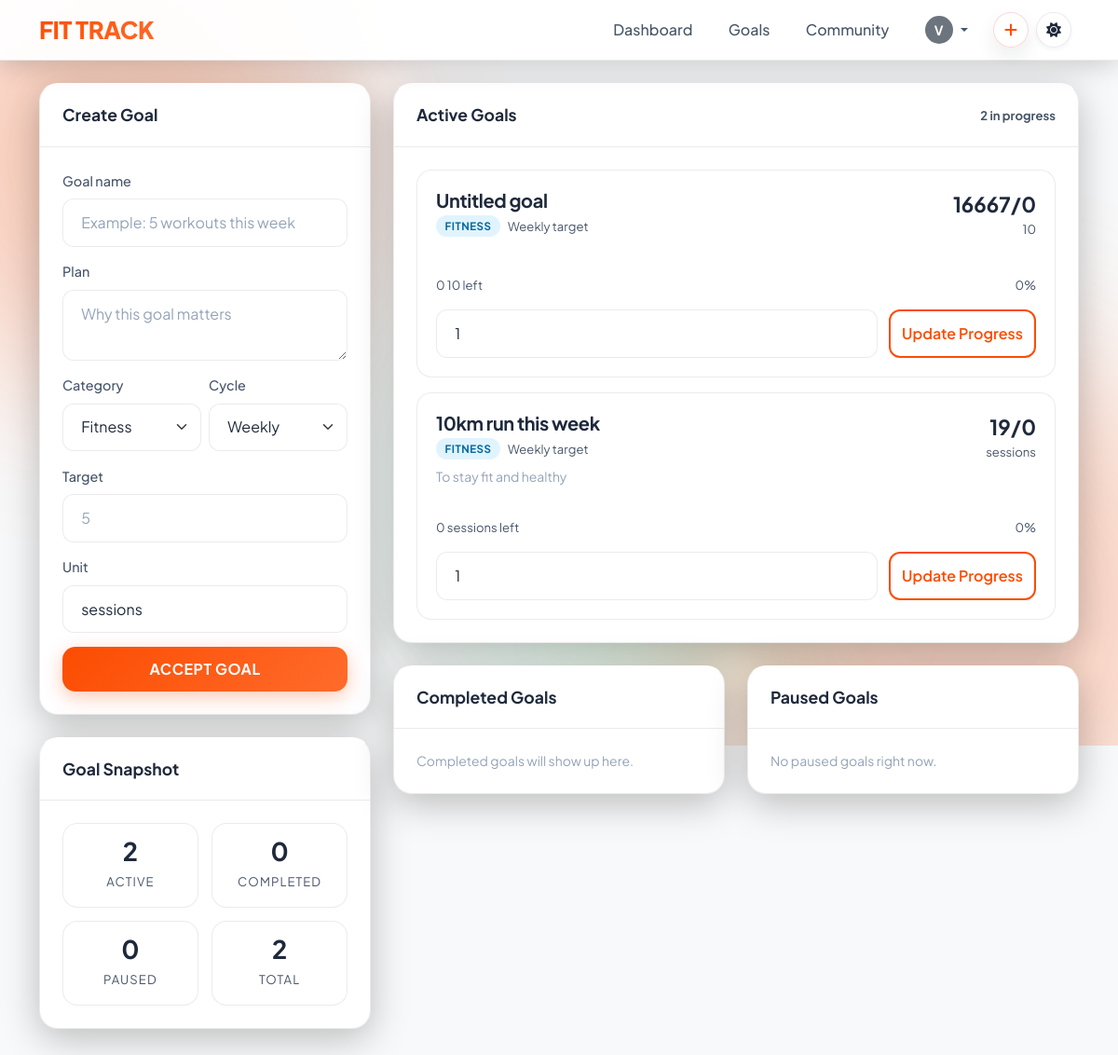
Page /goals/ (signed in) on the committed database.
### users/models.py (models this page shows, shortened)
class CustomUser(AbstractUser):
    age = models.PositiveIntegerField(null=True, blank=True)
    height = models.FloatField(null=True, blank=True, help_text="Height in cm")
    weight = models.FloatField(null=True, blank=True, help_text="Weight in kg")
    ACTIVITY_LEVEL_CHOICES = [
        ('Sedentary', 'Sedentary'),
        ('Lightly Active', 'Lightly Active'),
        ('Moderately Active', 'Moderately Active'),
        ('Very Active', 'Very Active'),
        ('Extra Active', 'Extra Active')
    ]
    activity_level = models.CharField(max_length=20, choices=ACTIVITY_LEVEL_CHOICES, blank=True, null=True)
    profile_picture = models.ImageField(upload_to='profile_pics/', blank=True, null=True)
    strava_athlete_id = models.BigIntegerField(blank=True, null=True)
    strava_access_token = models.CharField(max_length=255, blank=True)
    strava_refresh_token = models.CharField(max_length=255, blank=True)
    strava_token_expires_at = models.DateTimeField(blank=True, null=True)
    strava_scopes = models.CharField(max_length=255, blank=True)
    strava_last_sync_at = models.DateTimeField(blank=True, null=True)

### tracker/models.py (models this page shows, shortened)
class Goal(models.Model):
    CATEGORY_CHOICES = [
        ('fitness', 'Fitness'),
        ('nutrition', 'Nutrition'),
        ('hydration', 'Hydration'),
        ('wellness', 'Wellness'),
    ]
    PERIOD_CHOICES = [
        ('daily', 'Daily'),
        ('weekly', 'Weekly'),
        ('monthly', 'Monthly'),
    ]
    user = models.ForeignKey(settings.AUTH_USER_MODEL, on_delete=models.CASCADE, related_name='goals')
    title = models.CharField(max_length=120, blank=True, null=True)
    description = models.TextField(blank=True, null=True)
    category = models.CharField(max_length=20, choices=CATEGORY_CHOICES, default='fitness')
    period = models.CharField(max_length=10, choices=PERIOD_CHOICES, default='weekly')
    target_value = models.PositiveIntegerField(blank=True, null=True)
    current_value = models.PositiveIntegerField(default=0)
    unit = models.CharField(max_length=40, default='sessions')
    accepted = models.BooleanField(default=True)
    is_active = models.BooleanField(default=True)
    achieved = models.BooleanField(default=False)
    start_date = models.DateField(auto_now_add=True)
    target_weight = models.FloatField(blank=True, null=True)
    target_calories = models.PositiveIntegerField(default=2000)
    class Meta:
        ordering = ['-start_date', '-id']
    @property
    def completion_percentage(self):
        if not self.target_value:
            return 0
        return min(100, int((self.current_value / self.target_value) * 100))
    @property
    def remaining_value(self):
        if not self.target_value:
            return 0
        return max(self.target_value - self.current_value, 0)

### tracker/views.py (the view)
# urls.py: path('goals/', views.goals_page, name='goals_page'),
@login_required
def goals_page(request):
    goals = Goal.objects.filter(user=request.user).order_by('-is_active', 'achieved', '-start_date', '-id')
    active_goals = [goal for goal in goals if goal.is_active and not goal.achieved]
    completed_goals = [goal for goal in goals if goal.achieved]
    paused_goals = [goal for goal in goals if not goal.is_active and not goal.achieved]
    context = {
        'goal_form': GoalForm(),
        'goal_progress_form': GoalProgressForm(),
        'active_goals': active_goals,
        'completed_goals': completed_goals,
        'paused_goals': paused_goals,
        'goal_stats': {
            'active': len(active_goals),
            'completed': len(completed_goals),
            'paused': len(paused_goals),
            'total': len(goals),
        }
    }
    return render(request, 'tracker/goals.html', context)

### fitness tracker/tracker/templates/tracker/goals.html (shortened to what this page needs)
{% extends "base.html" %}
{% block content %}
<div class="row g-4">
    <div class="col-lg-4 fade-in-up delay-1">
        <div class="strava-card">
            <div class="card-header-styled">
                Create Goal
            </div>
            <div class="card-body-styled">
                <form method="post" action="{% url 'create_goal' %}" class="dashboard-form-stack">
                    <div>
                        <label for="{{ goal_form.title.id_for_label }}" class="form-label">Goal name</label>
                        {{ goal_form.title }}
                    </div>
                    <div>
                        <label for="{{ goal_form.description.id_for_label }}" class="form-label">Plan</label>
                        {{ goal_form.description }}
                    </div>
                    <div class="row g-2">
                        <div class="col-6">
                            <label for="{{ goal_form.category.id_for_label }}" class="form-label">Category</label>
                            {{ goal_form.category }}
                        </div>
                        <div class="col-6">
                            <label for="{{ goal_form.period.id_for_label }}" class="form-label">Cycle</label>
                            {{ goal_form.period }}
                        </div>
                    </div>
                    <div>
                        <label for="{{ goal_form.target_value.id_for_label }}" class="form-label">Target</label>
                        {{ goal_form.target_value }}
                    </div>
                    <div>
                        <label for="{{ goal_form.unit.id_for_label }}" class="form-label">Unit</label>
                        {{ goal_form.unit }}
                    </div>
                    <button type="submit" class="btn btn-primary w-100">Accept Goal</button>
                </form>
            </div>
        </div>
        <div class="strava-card fade-in-up delay-2">
            <div class="card-header-styled">
                Goal Snapshot
            </div>
            <div class="card-body-styled">
                <div class="goals-stat-grid">
                    <div class="goal-stat-box">
                        <strong>{{ goal_stats.active }}</strong>
                        <span>Active</span>
                    </div>
                    <div class="goal-stat-box">
                        <strong>{{ goal_stats.completed }}</strong>
                        <span>Completed</span>
                    </div>
                    <div class="goal-stat-box">
                        <strong>{{ goal_stats.paused }}</strong>
                        <span>Paused</span>
                    </div>
                    <div class="goal-stat-box">
                        <strong>{{ goal_stats.total }}</strong>
                        <span>Total</span>
                    </div>
                </div>
            </div>
        </div>
    </div>
    <div class="col-lg-8 fade-in-up delay-2">
        <div class="strava-card">
            <div class="card-header-styled d-flex justify-content-between align-items-center">
                <span>Active Goals</span>
                <span class="goal-meta">{{ goal_stats.active }} in progress</span>
            </div>
            <div class="card-body-styled">
                {% if active_goals %}
                <div class="goal-list">
                    {% for user_goal in active_goals %}
                    <div class="goal-card-mini goal-page-card">
                        <div class="d-flex justify-content-between align-items-start gap-3 mb-3">
                            <div>
                                <h5 class="fw-bold mb-1">{{ user_goal.title|default:"Untitled goal" }}</h5>
                                <div class="d-flex align-items-center gap-2 flex-wrap mb-2">
                                    <span class="goal-chip">{{ user_goal.get_category_display }}</span>
                                    <span class="goal-meta">{{ user_goal.get_period_display }} target</span>
                                </div>
                                {% if user_goal.description %}
                                <p class="small text-muted mb-0">{{ user_goal.description }}</p>
                                {% endif %}
                            </div>
                            <div class="text-end">
                                <div class="goal-page-value">{{ user_goal.current_value }}/{{ user_goal.target_value|default:"0" }}</div>
                                <div class="goal-meta">{{ user_goal.unit }}</div>
                            </div>
                        </div>
                        <div class="progress tracker-progress mb-2">
                        </div>
                        <div class="d-flex justify-content-between align-items-center mb-3">
                            <span class="goal-meta">{{ user_goal.remaining_value }} {{ user_goal.unit }} left</span>
                            <span class="goal-meta">{{ user_goal.completion_percentage }}%</span>
                        </div>
                        <form method="post" action="{% url 'update_goal_progress' user_goal.id %}" class="goal-progress-layout">
                            <input type="number" name="increment" min="1" value="1" class="form-control" placeholder="Add progress">
                            <button type="submit" class="btn btn-outline-primary progress-btn">Update Progress</button>
                        </form>
                    </div>
                    {% endfor %}
                </div>
                {% else %}
                <div class="empty-state-panel">
                    <h5 class="mb-2">No active goals yet</h5>
                    <p class="text-muted small mb-0">Create your first daily, weekly, or monthly target and start tracking it here.</p>
                </div>
                {% endif %}
            </div>
        </div>
        <div class="row g-4">
            <div class="col-md-6">
                <div class="strava-card fade-in-up delay-3">
                    <div class="card-header-styled">
                        Completed Goals
                    </div>
                    <div class="card-body-styled">
                        {% if completed_goals %}
                        <div class="goal-list">
                            {% for user_goal in completed_goals %}
                            <div class="goal-card-mini goal-complete">
                                <div class="d-flex justify-content-between align-items-start gap-2 mb-2">
                                    <div>
                                        <h6 class="fw-bold mb-1">{{ user_goal.title|default:"Untitled goal" }}</h6>
                                        <div class="d-flex align-items-center gap-2 flex-wrap">
                                            <span class="goal-chip">{{ user_goal.get_category_display }}</span>
                                            <span class="goal-meta">{{ user_goal.get_period_display }}</span>
                                        </div>
                                    </div>
                                    <span class="goal-meta">Done</span>
                                </div>
                                <p class="small text-muted mb-0">{{ user_goal.current_value }}/{{ user_goal.target_value|default:"0" }} {{ user_goal.unit }}</p>
                            </div>
                            {% endfor %}
                        </div>
                        {% else %}
                        <p class="text-muted small mb-0">Completed goals will show up here.</p>
                        {% endif %}
                    </div>
                </div>
            </div>
            <div class="col-md-6">
                <div class="strava-card fade-in-up delay-4">
                    <div class="card-header-styled">
                        Paused Goals
                    </div>
                    <div class="card-body-styled">
                        {% if paused_goals %}
                        <div class="goal-list">
                            {% for user_goal in paused_goals %}
                            <div class="goal-card-mini">
                                <h6 class="fw-bold mb-1">{{ user_goal.title|default:"Untitled goal" }}</h6>
                                <div class="d-flex align-items-center gap-2 flex-wrap mb-2">
                                    <span class="goal-chip">{{ user_goal.get_category_display }}</span>
                                    <span class="goal-meta">{{ user_goal.get_period_display }}</span>
                                </div>
                                <p class="small text-muted mb-0">{{ user_goal.current_value }}/{{ user_goal.target_value|default:"0" }} {{ user_goal.unit }}</p>
                            </div>
                            {% endfor %}
                        </div>
                        {% else %}
                        <p class="text-muted small mb-0">No paused goals right now.</p>
                        {% endif %}
                    </div>
                </div>
            </div>
        </div>
    </div>
</div>
{% endblock %}

### templates/base.html (shortened to what this page needs)
{% load static %}
<!DOCTYPE html>
<html lang="en">
<head>
  <link href="https://cdn.jsdelivr.net/npm/bootstrap@5.3.0/dist/css/bootstrap.min.css" rel="stylesheet">
  <link rel="stylesheet" href="https://cdnjs.cloudflare.com/ajax/libs/font-awesome/6.4.0/css/all.min.css">
  <link rel="stylesheet" href="{% static 'css/main.css' %}">
  <link rel="stylesheet" href="https://unpkg.com/leaflet@1.9.4/dist/leaflet.css"/>
</head>
<body>
  <nav class="navbar navbar-expand-lg navbar-custom sticky-top">
    <div class="container">
      <a class="navbar-brand" href="{% url 'dashboard' %}">
        FIT TRACK
      </a>
      <div class="collapse navbar-collapse" id="navbarNav">
        <ul class="navbar-nav ms-auto align-items-center">
          {% if user.is_authenticated %}
          <li class="nav-item">
            <a class="nav-link" href="{% url 'dashboard' %}">Dashboard</a>
          </li>
          <li class="nav-item">
            <a class="nav-link" href="{% url 'goals_page' %}">Goals</a>
          </li>
          <li class="nav-item">
            <a class="nav-link" href="{% url 'user_list' %}">Community</a>
          </li>
          <li class="nav-item dropdown">
            <a class="nav-link dropdown-toggle d-flex align-items-center" href="#" id="navbarDropdown" role="button"
              data-bs-toggle="dropdown" aria-expanded="false">
              {% if user.profile_picture %}
              <img src="{{ user.profile_picture.url }}" alt="Profile" class="rounded-circle me-1"
                style="width: 30px; height: 30px; object-fit: cover;">
              {% else %}
              <div class="rounded-circle bg-secondary text-white d-flex align-items-center justify-content-center me-1"
                style="width: 30px; height: 30px; font-size: 14px; font-weight: bold;">
                {{ user.username|make_list|first|upper }}
              </div>
              {% endif %}
            </a>
          </li>
          <li class="nav-item ms-2 d-none d-lg-block">
            <div class="dropdown">
              <button class="btn d-flex align-items-center justify-content-center p-0 rounded-circle quick-create-btn"
                type="button" data-bs-toggle="dropdown"
                style="width: 38px; height: 38px;">
                <i class="fa-solid fa-plus m-0"></i>
              </button>
            </div>
          </li>
          {% endif %}
          <li class="nav-item ms-2 me-2 d-flex align-items-center">
            <button id="themeToggleBtn" class="theme-toggle-btn" aria-label="Toggle Theme">
              <i class="fa-solid fa-moon" id="themeIcon"></i>
            </button>
          </li>
        </ul>
      </div>
    </div>
  </nav>
  <main class="container py-4">
    {% block content %}{% endblock %}
  </main>
</body>
</html>

### rows in the picture
CustomUser: username|make_list "V"
Goal: title "Untitled goal", category "FITNESS", period "Weekly", current_value "16667", target_value "0", unit "10", remaining_value "0", completion_percentage "0"
Goal: title "10km run this week", category "FITNESS", period "Weekly", description "To stay fit and healthy", current_value "19", target_value "0", unit "sessions", remaining_value "0", completion_percentage "0"

### other values in the picture
{{ goal_stats.active }} "2"
{{ goal_stats.completed }} "0"
{{ goal_stats.paused }} "0"
{{ goal_stats.total }} "2"
